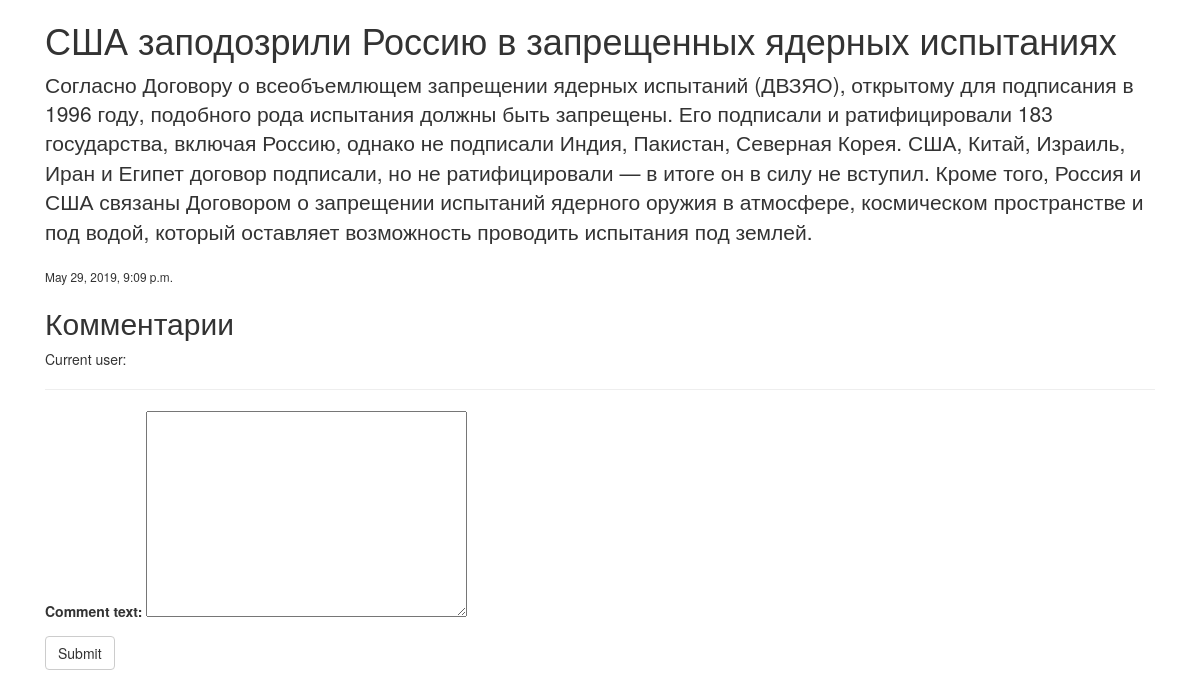
Page /post/Sony/ on the committed database.
### blogapp/models.py (models this page shows, shortened)
class Post(models.Model):
    title = models.CharField(max_length=120)
    content = models.TextField()
    slug = models.SlugField()
    timestamp = models.DateTimeField(auto_now_add=True, auto_now=False)

### blogapp/views.py (the view)
# urls.py: url(r'post/(?P<slug>[-\w]+)/$', post_detail, name='post_detail')
def post_detail(request, slug):
	post = Post.objects.get(slug=slug)
	form = CommentForm(request.POST or None)
	comments = Comment.objects.filter(post=post)
	return render(request, 'post_detail.html', {
		'post': post,
		'form': form,
		'comments': comments
	})

### blogapp/forms.py
class CommentForm(forms.ModelForm):
	class Meta:
		model = Comment
		fields = [
			'comment_text'
		]

### blogapp/templates/post_detail.html (shortened to what this page needs)
{% extends 'base.html' %}
{% block content %}
<div class='col-sm-12'>
<h1>{{ post.title }}</h1>
<p class='lead'>{{ post.content }}</p>
<small>{{ post.timestamp }}</small>
<h2>Комментарии</h2>
Current user: {{ request.user.username }}
<hr>
<div class='col-sm-12' id='comments'>
</div>
<form action='' id='comments_form' method='POST'>
{{ form.as_p }}
<input type='submit' class='btn btn-default' value='Submit'>
</form>
</div>
{% endblock content %}

### rows in the picture
Post: title "США заподозрили Россию в запрещенных ядерных испытаниях", content "Согласно Договору о всеобъемлющем запрещении ядерных испытаний (ДВЗЯО), открытому для подписания в 1996 году, подобного рода испытания должны быть запрещены. Его подписали и ратифицировали 183 государства, включая Россию, однако не подписали Индия, Пакистан, Северная Корея. США, Китай, Израиль, Иран и Египет договор подписали, но не ратифицировали — в итоге он в силу не вступил. Кроме того, Россия и США связаны Договором о запрещении испытаний ядерного оружия в атмосфере, космическом пространстве и под водой, который оставляет возможность проводить испытания под землей.", timestamp "May 29, 2019, 9:09 p.m."
